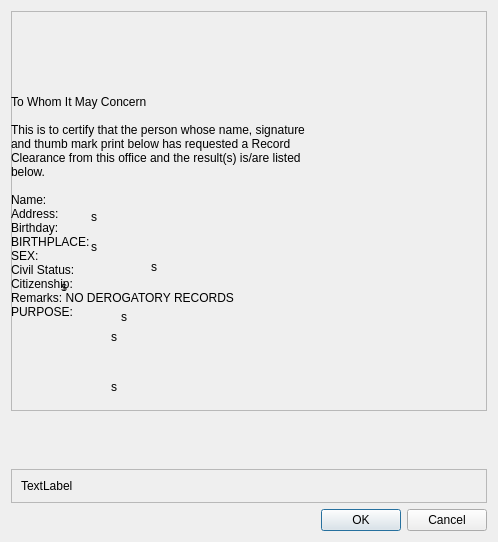
<?xml version="1.0" encoding="UTF-8"?>
<ui version="4.0">
 <class>dialog_clearance</class>
 <widget class="QDialog" name="dialog_clearance">
  <property name="geometry">
   <rect>
    <x>0</x>
    <y>0</y>
    <width>498</width>
    <height>542</height>
   </rect>
  </property>
  <property name="windowTitle">
   <string>Dialog</string>
  </property>
  <layout class="QVBoxLayout" name="verticalLayout">
   <item>
    <widget class="QFrame" name="frame">
     <property name="minimumSize">
      <size>
       <width>0</width>
       <height>400</height>
      </size>
     </property>
     <property name="frameShape">
      <enum>QFrame::StyledPanel</enum>
     </property>
     <property name="frameShadow">
      <enum>QFrame::Raised</enum>
     </property>
     <widget class="QLabel" name="label">
      <property name="geometry">
       <rect>
        <x>0</x>
        <y>0</y>
        <width>468</width>
        <height>391</height>
       </rect>
      </property>
      <property name="styleSheet">
       <string notr="true">font: 16pt &quot;Times New Roman&quot;;</string>
      </property>
      <property name="text">
       <string>To Whom It May Concern

This is to certify that the person whose name, signature 
and thumb mark print below has requested a Record 
Clearance from this office and the result(s) is/are listed 
below.

Name: 
Address: 
Birthday: 
BIRTHPLACE: 
SEX:
Civil Status: 
Citizenship: 
Remarks: NO DEROGATORY RECORDS
PURPOSE: </string>
      </property>
     </widget>
     <widget class="QLabel" name="lbl_clrname">
      <property name="geometry">
       <rect>
        <x>60</x>
        <y>160</y>
        <width>211</width>
        <height>41</height>
       </rect>
      </property>
      <property name="styleSheet">
       <string notr="true">font: 75 12pt &quot;Times New Roman&quot;;</string>
      </property>
      <property name="text">
       <string/>
      </property>
     </widget>
     <widget class="QLabel" name="lbl_clraddress">
      <property name="geometry">
       <rect>
        <x>80</x>
        <y>180</y>
        <width>211</width>
        <height>51</height>
       </rect>
      </property>
      <property name="styleSheet">
       <string notr="true">font: 75 12pt &quot;Times New Roman&quot;;</string>
      </property>
      <property name="text">
       <string>s</string>
      </property>
     </widget>
     <widget class="QLabel" name="lbl_clrbirthday">
      <property name="geometry">
       <rect>
        <x>80</x>
        <y>210</y>
        <width>211</width>
        <height>51</height>
       </rect>
      </property>
      <property name="styleSheet">
       <string notr="true">font: 75 12pt &quot;Times New Roman&quot;;</string>
      </property>
      <property name="text">
       <string>s</string>
      </property>
     </widget>
     <widget class="QLabel" name="lbl_clrbirthplace">
      <property name="geometry">
       <rect>
        <x>140</x>
        <y>230</y>
        <width>211</width>
        <height>51</height>
       </rect>
      </property>
      <property name="styleSheet">
       <string notr="true">font: 75 12pt &quot;Times New Roman&quot;;</string>
      </property>
      <property name="text">
       <string>s</string>
      </property>
     </widget>
     <widget class="QLabel" name="lbl_clrsex">
      <property name="geometry">
       <rect>
        <x>50</x>
        <y>250</y>
        <width>211</width>
        <height>51</height>
       </rect>
      </property>
      <property name="styleSheet">
       <string notr="true">font: 75 12pt &quot;Times New Roman&quot;;</string>
      </property>
      <property name="text">
       <string>s</string>
      </property>
     </widget>
     <widget class="QLabel" name="lbl_clrcivilstatus">
      <property name="geometry">
       <rect>
        <x>110</x>
        <y>280</y>
        <width>211</width>
        <height>51</height>
       </rect>
      </property>
      <property name="styleSheet">
       <string notr="true">font: 75 12pt &quot;Times New Roman&quot;;</string>
      </property>
      <property name="text">
       <string>s</string>
      </property>
     </widget>
     <widget class="QLabel" name="lbl_clrcitizenship">
      <property name="geometry">
       <rect>
        <x>100</x>
        <y>300</y>
        <width>211</width>
        <height>51</height>
       </rect>
      </property>
      <property name="styleSheet">
       <string notr="true">font: 75 12pt &quot;Times New Roman&quot;;</string>
      </property>
      <property name="text">
       <string>s</string>
      </property>
     </widget>
     <widget class="QLabel" name="lbl_clrpurpose">
      <property name="geometry">
       <rect>
        <x>100</x>
        <y>350</y>
        <width>211</width>
        <height>51</height>
       </rect>
      </property>
      <property name="styleSheet">
       <string notr="true">font: 75 12pt &quot;Times New Roman&quot;;</string>
      </property>
      <property name="text">
       <string>s</string>
      </property>
     </widget>
    </widget>
   </item>
   <item alignment="Qt::AlignBottom">
    <widget class="QFrame" name="frame_2">
     <property name="frameShape">
      <enum>QFrame::StyledPanel</enum>
     </property>
     <property name="frameShadow">
      <enum>QFrame::Raised</enum>
     </property>
     <layout class="QVBoxLayout" name="verticalLayout_2">
      <item>
       <widget class="QLabel" name="clearance_price">
        <property name="styleSheet">
         <string notr="true">font: 16pt &quot;Times New Roman&quot;;</string>
        </property>
        <property name="text">
         <string>TextLabel</string>
        </property>
       </widget>
      </item>
     </layout>
    </widget>
   </item>
   <item>
    <widget class="QDialogButtonBox" name="buttonBox">
     <property name="orientation">
      <enum>Qt::Horizontal</enum>
     </property>
     <property name="standardButtons">
      <set>QDialogButtonBox::Cancel|QDialogButtonBox::Ok</set>
     </property>
    </widget>
   </item>
  </layout>
 </widget>
 <resources/>
 <connections>
  <connection>
   <sender>buttonBox</sender>
   <signal>accepted()</signal>
   <receiver>dialog_clearance</receiver>
   <slot>accept()</slot>
   <hints>
    <hint type="sourcelabel">
     <x>248</x>
     <y>254</y>
    </hint>
    <hint type="destinationlabel">
     <x>157</x>
     <y>274</y>
    </hint>
   </hints>
  </connection>
  <connection>
   <sender>buttonBox</sender>
   <signal>rejected()</signal>
   <receiver>dialog_clearance</receiver>
   <slot>reject()</slot>
   <hints>
    <hint type="sourcelabel">
     <x>316</x>
     <y>260</y>
    </hint>
    <hint type="destinationlabel">
     <x>286</x>
     <y>274</y>
    </hint>
   </hints>
  </connection>
 </connections>
</ui>
